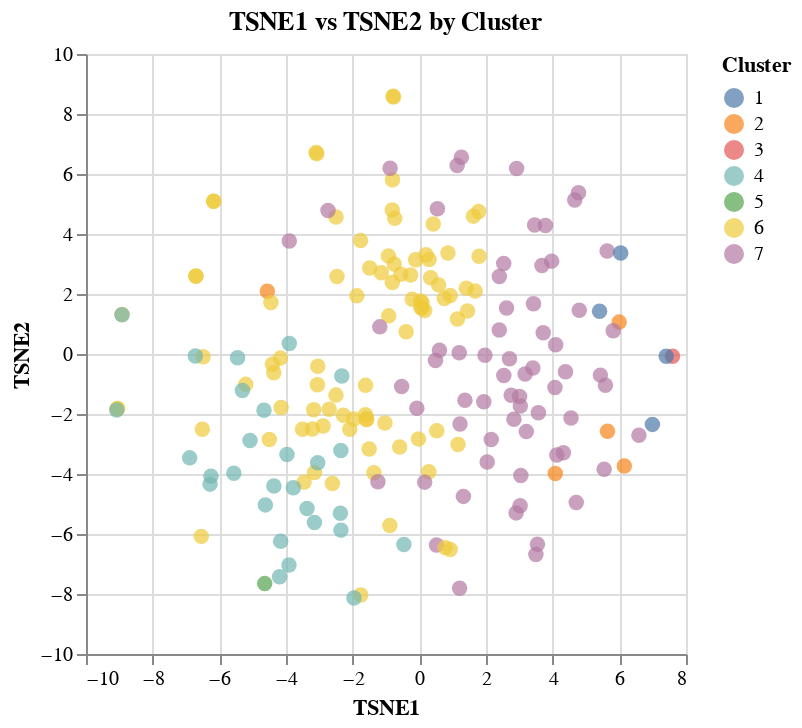

Here is the notebook cell this chart was saved with:
### Markdown cell above
<font size = "4">TSNE 2 dimensions, Hierarchal Clustering</font>

### Code cell
hierarchical = linkage(model_data, method='ward')
model = TSNE(n_components = 2,random_state = 0)
model_data = pd.DataFrame(model.fit_transform(scaled_data))
model_data["Cluster"] = fcluster(hierarchical, 7, criterion='maxclust')
model_data = model_data.rename({0:"TSNE1",1:"TSNE2"}, axis = 1)
tsne_2_chart = alt.Chart(model_data).mark_circle(size = 60).encode(
    x = alt.X("TSNE1", title = "TSNE1"),
    y = alt.Y("TSNE2", title = "TSNE2"),
    color = alt.Color("Cluster:N")
).properties(title = alt.TitleParams(text = "TSNE1 vs TSNE2 by Cluster"))
tsne_2_chart

### Figure 1 — Vega-Lite specification as saved in the notebook (floating-point values rounded to 4 significant figures; data arrays with more than 128 entries replaced by an {"elided": "..."} marker saying what was removed)
{"config": {"view": {"continuousWidth": 300, "continuousHeight": 300}}, "data": {"name": "data-cd8339879eb1631004358f4e4d94c6ef"}, "mark": {"type": "circle", "size": 60}, "encoding": {"color": {"field": "Cluster", "type": "nominal"}, "x": {"field": "TSNE1", "title": "TSNE1", "type": "quantitative"}, "y": {"field": "TSNE2", "title": "TSNE2", "type": "quantitative"}}, "title": {"text": "TSNE1 vs TSNE2 by Cluster"}, "$schema": "https://vega.github.io/schema/vega-lite/v5.20.1.json", "datasets": {"data-cd8339879eb1631004358f4e4d94c6ef": {"elided": "193 records"}}}
